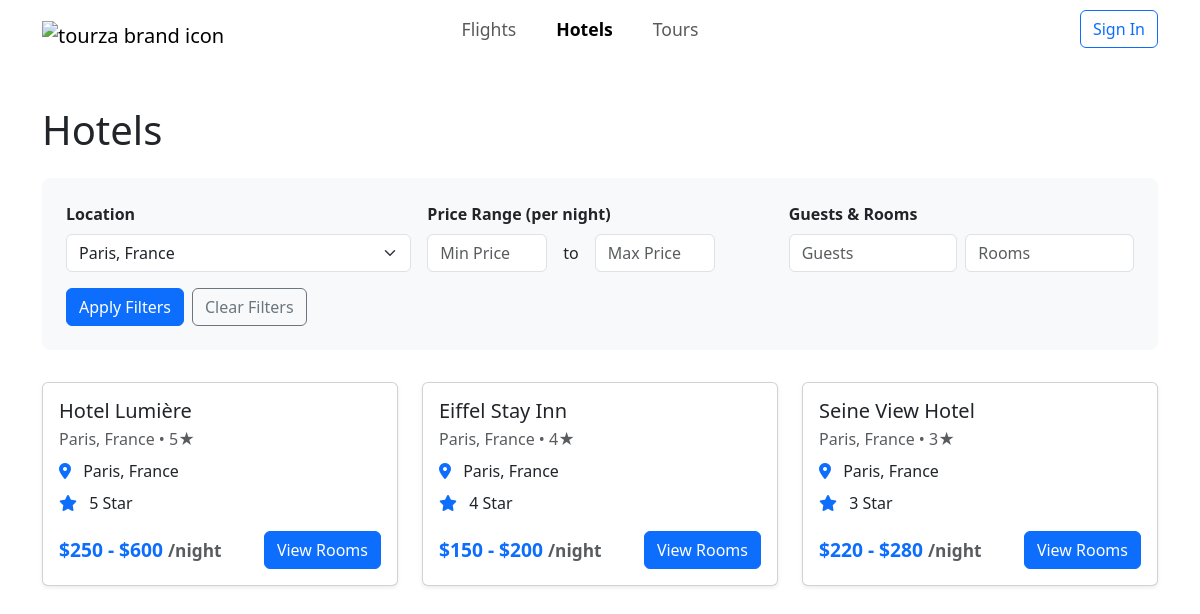
/hotels.php?location=Paris, France, run on the app's committed database.
### tables this page shows
CREATE TABLE `hotels` (
  `Hotel_ID` int(11) NOT NULL,
  `Location` varchar(100) NOT NULL,
  `Name` varchar(100) NOT NULL,
  `Stars` varchar(20) DEFAULT NULL,
  PRIMARY KEY (`Hotel_ID`)
);

### auth.php (called while the page is built, shortened)
<?php
class Auth {
    public function isLoggedIn() {
        return isset($_SESSION['user_id']);
    }
}
?>

### hotels.php (the view, shortened to what this page needs)
<?php
require_once 'auth.php';
$auth = new Auth();
$isLoggedIn = $auth->isLoggedIn();
$currentUser = $auth->getCurrentUser();
$location = $_GET['location'] ?? '';
$minPrice = $_GET['min_price'] ?? '';
$maxPrice = $_GET['max_price'] ?? '';
$guests = $_GET['guests'] ?? '';
$rooms = $_GET['rooms'] ?? '';
$query = "SELECT h.*, MIN(r.cost_night) as min_price, MAX(r.cost_night) as max_price
          FROM hotels h
          LEFT JOIN rooms r ON h.Hotel_ID = r.H_Hotel_ID
          WHERE 1=1";
$params = [];
if ($location) {
    $query .= " AND h.Location LIKE ?";
    $params[] = "%$location%";
}
$query .= " GROUP BY h.Hotel_ID ORDER BY h.Stars DESC, h.Name";
$stmt = $pdo->prepare($query);
$stmt->execute($params);
$hotels = $stmt->fetchAll();
$locations = $pdo->query("SELECT DISTINCT Location FROM hotels ORDER BY Location")->fetchAll(PDO::FETCH_COLUMN);
$priceRange = $pdo->query("SELECT MIN(cost_night) as min_price, MAX(cost_night) as max_price FROM rooms WHERE cost_night IS NOT NULL")->fetch();
?>
<!DOCTYPE html>
<html lang="en">
<head>
    <link href="https://cdn.jsdelivr.net/npm/bootstrap@5.3.0/dist/css/bootstrap.min.css" rel="stylesheet">
    <link href="https://cdnjs.cloudflare.com/ajax/libs/font-awesome/6.0.0/css/all.min.css" rel="stylesheet">
    <link href="./styles.css" rel="stylesheet">
</head>
<body>
    <nav class="navbar navbar-expand-lg">
        <div class="container-fluid">
            <a class="navbar-brand" href="index.php"><img src="./images/logo.svg" alt="tourza brand icon"></a>
            <ul class="navbar-nav flex-row ms-3 justify-content-center" style="gap: 1.5rem; font-weight: 500; font-size: 1.1rem;">
                <li class="nav-item"><a class="nav-link px-2" href="index.php#flight-search">Flights</a></li>
                <li class="nav-item"><a class="nav-link px-2 active" href="hotels.php">Hotels</a></li>
                <li class="nav-item"><a class="nav-link px-2" href="tours.php">Tours</a></li>
            </ul>
            <div class="d-flex">
                <?php if ($isLoggedIn): ?>
                    <div class="dropdown">
                        <button class="btn btn-link dropdown-toggle" type="button" id="userDropdown" data-bs-toggle="dropdown" aria-expanded="false">
                            <img src="<?php echo $currentUser['profile_picture'] ?? './images/default-avatar.png'; ?>" alt="Profile" class="rounded-circle me-2" style="width: 24px; height: 24px;">
                            <?php echo $currentUser['first_name']; ?>
                        </button>
                        <ul class="dropdown-menu" aria-labelledby="userDropdown">
                            <li><a class="dropdown-item" href="profile.php">Profile</a></li>
                            <li><a class="dropdown-item" href="bookings.php">My Bookings</a></li>
                            <li><hr class="dropdown-divider"></li>
                            <li><a class="dropdown-item" href="#" onclick="logout()">Sign Out</a></li>
                        </ul>
                    </div>
                <?php else: ?>
                    <button class="btn btn-outline-primary" data-bs-toggle="modal" data-bs-target="#authModal">
                        Sign In
                    </button>
                <?php endif; ?>
            </div>
        </div>
    </nav>
    <div class="container py-5">
        <h1 class="mb-4">Hotels</h1>
        <div class="filter-section">
            <form method="GET" class="row g-3">
                <div class="col-md-4">
                    <label for="location" class="form-label">Location</label>
                    <select class="form-select" id="location" name="location">
                        <?php foreach ($locations as $loc): ?>
                            <option value="<?php echo htmlspecialchars($loc); ?>" <?php echo $location === $loc ? 'selected' : ''; ?>>
                                <?php echo htmlspecialchars($loc); ?>
                            </option>
                        <?php endforeach; ?>
                    </select>
                </div>
                <div class="col-md-4">
                    <label class="form-label">Price Range (per night)</label>
                    <div class="price-range">
                        <input type="number" class="form-control" name="min_price" placeholder="Min Price" value="<?php echo $minPrice; ?>" min="<?php echo $priceRange['min_price']; ?>">
                        <span>to</span>
                        <input type="number" class="form-control" name="max_price" placeholder="Max Price" value="<?php echo $maxPrice; ?>" max="<?php echo $priceRange['max_price']; ?>">
                    </div>
                </div>
                <div class="col-md-4">
                    <label class="form-label">Guests & Rooms</label>
                    <div class="d-flex gap-2">
                        <input type="number" class="form-control" name="guests" placeholder="Guests" value="<?php echo htmlspecialchars($guests); ?>" min="1">
                        <input type="number" class="form-control" name="rooms" placeholder="Rooms" value="<?php echo htmlspecialchars($rooms); ?>" min="1">
                    </div>
                </div>
                <div class="col-md-12 d-flex align-items-end">
                    <button type="submit" class="btn btn-primary me-2">Apply Filters</button>
                    <a href="hotels.php" class="btn btn-outline-secondary">Clear Filters</a>
                </div>
            </form>
        </div>
        <div class="row g-4">
            <?php if (empty($hotels)): ?>
                <div class="col-12">
                    <div class="alert alert-info">
                        No hotels found matching your criteria. Please try different filters.
                    </div>
                </div>
            <?php else: ?>
                <?php foreach ($hotels as $hotel): ?>
                    <div class="col-md-6 col-lg-4">
                        <div class="card hotel-card shadow-sm h-100">
                            <div class="card-body d-flex flex-column">
                                <h5 class="card-title mb-1"><?php echo htmlspecialchars($hotel['Name']); ?></h5>
                                <div class="mb-2 text-muted"><?php echo htmlspecialchars($hotel['Location']); ?> &bull; <?php echo $hotel['Stars']; ?>★</div>
                                <ul class="hotel-features mb-2">
                                    <li><i class="fas fa-map-marker-alt"></i> <?php echo htmlspecialchars($hotel['Location']); ?></li>
                                    <li><i class="fas fa-star"></i> <?php echo $hotel['Stars']; ?> Star</li>
                                </ul>
                                <div class="mt-auto d-flex justify-content-between align-items-center">
                                    <div class="hotel-price">
                                        <?php
                                        $roomStmt = $pdo->prepare("SELECT MIN(cost_night) as min_cost FROM rooms WHERE H_Hotel_ID = ?");
                                        $roomStmt->execute([$hotel['Hotel_ID']]);
                                        $minRoom = $roomStmt->fetch();
                                        $minRoomPrice = $minRoom && $minRoom['min_cost'] ? $minRoom['min_cost'] : null;
                                        ?>
                                        <?php if ($hotel['min_price'] && $hotel['max_price'] && $hotel['min_price'] != $hotel['max_price']): ?>
                                            $<?php echo number_format($hotel['min_price']); ?> - $<?php echo number_format($hotel['max_price']); ?>
                                        <?php elseif ($minRoomPrice): ?>
                                            $<?php echo number_format($minRoomPrice); ?>
                                        <?php else: ?>
                                            No rooms available
                                        <?php endif; ?>
                                        <span class="text-muted" style="font-size:0.9em;">/night</span>
                                    </div>
                                    <a href="rooms.php?hotel_id=<?php echo $hotel['Hotel_ID']; ?>" class="btn btn-primary">View Rooms</a>
                                </div>
                            </div>
                        </div>
                    </div>
                <?php endforeach; ?>
            <?php endif; ?>
        </div>
    </div>
</body>
</html>

### styles.css (style rules this page uses)
.container-fluid { max-width: 1140px; }
.navbar-brand { margin-right: -160px; }
.navbar-brand>img { height: 180px; margin-bottom: -380px; margin-top: -370px; }
.nav-link.active { color: #0d6efd; font-weight: bold; }
.form-label { font-weight: bold; }

### hotels.php (style rules this page uses)
.hotel-card { transition: transform 0.2s; height: 100%; }
.hotel-price { font-size: 1.2rem; font-weight: bold; color: #0d6efd; }
.hotel-features { list-style: none; padding-left: 0; }
.hotel-features li { margin-bottom: 0.5rem; }
.hotel-features i { color: #0d6efd; margin-right: 0.5rem; }
.filter-section { background: #f8f9fa; padding: 1.5rem; border-radius: 8px; margin-bottom: 2rem; }
.price-range { display: flex; gap: 1rem; align-items: center; }
.price-range input { width: 120px; }

### data on the page
hotels: Name "Hotel Lumière", Location "Paris, France", Stars "5", min_price "250", max_price "600"
hotels: Name "Eiffel Stay Inn", Location "Paris, France", Stars "4", min_price "150", max_price "200"
hotels: Name "Seine View Hotel", Location "Paris, France", Stars "3", min_price "220", max_price "280"

### other printed values
form field location "Paris, France"
